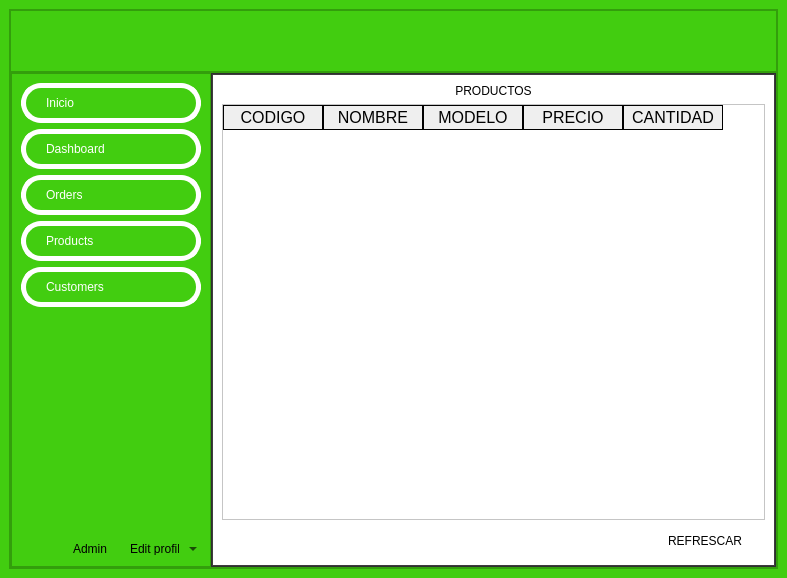
<?xml version="1.0" encoding="UTF-8"?>
<ui version="4.0">
 <class>MainWindow</class>
 <widget class="QMainWindow" name="MainWindow">
  <property name="geometry">
   <rect>
    <x>0</x>
    <y>0</y>
    <width>787</width>
    <height>578</height>
   </rect>
  </property>
  <property name="windowTitle">
   <string>MainWindow</string>
  </property>
  <property name="styleSheet">
   <string notr="true">background-color: #42cd10;</string>
  </property>
  <widget class="QWidget" name="centralwidget">
   <layout class="QHBoxLayout" name="horizontalLayout_2">
    <item>
     <widget class="QFrame" name="frame">
      <property name="styleSheet">
       <string notr="true"/>
      </property>
      <property name="frameShape">
       <enum>QFrame::StyledPanel</enum>
      </property>
      <property name="frameShadow">
       <enum>QFrame::Raised</enum>
      </property>
      <layout class="QVBoxLayout" name="verticalLayout" stretch="1,8">
       <property name="spacing">
        <number>0</number>
       </property>
       <property name="leftMargin">
        <number>0</number>
       </property>
       <property name="topMargin">
        <number>0</number>
       </property>
       <property name="rightMargin">
        <number>0</number>
       </property>
       <property name="bottomMargin">
        <number>0</number>
       </property>
       <item>
        <widget class="QFrame" name="frame_superior">
         <property name="styleSheet">
          <string notr="true">QFrame {
	background-color: #42cd10;
}

QPushButton {
	background-color: #000000ff;
	border-radius: 20px;
}

QPushButton:hover {
	background-color:rgb(50, 158, 11);
	border-radius: 20px;
}</string>
         </property>
         <property name="frameShape">
          <enum>QFrame::StyledPanel</enum>
         </property>
         <property name="frameShadow">
          <enum>QFrame::Raised</enum>
         </property>
         <layout class="QHBoxLayout" name="horizontalLayout_3">
          <item>
           <widget class="QPushButton" name="bt_menu">
            <property name="minimumSize">
             <size>
              <width>200</width>
              <height>40</height>
             </size>
            </property>
            <property name="text">
             <string/>
            </property>
            <property name="icon">
             <iconset>
              <normaloff>images/png-clipart-menu-icon-icons-logos-emojis-menu-icons-removebg-preview.png</normaloff>images/png-clipart-menu-icon-icons-logos-emojis-menu-icons-removebg-preview.png</iconset>
            </property>
            <property name="iconSize">
             <size>
              <width>38</width>
              <height>38</height>
             </size>
            </property>
           </widget>
          </item>
          <item>
           <spacer name="horizontalSpacer">
            <property name="orientation">
             <enum>Qt::Horizontal</enum>
            </property>
            <property name="sizeHint" stdset="0">
             <size>
              <width>346</width>
              <height>20</height>
             </size>
            </property>
           </spacer>
          </item>
          <item>
           <widget class="QPushButton" name="bt_minimizar">
            <property name="minimumSize">
             <size>
              <width>40</width>
              <height>40</height>
             </size>
            </property>
            <property name="text">
             <string/>
            </property>
            <property name="icon">
             <iconset>
              <normaloff>images/minus-round_icon-icons.com_50094.png</normaloff>images/minus-round_icon-icons.com_50094.png</iconset>
            </property>
            <property name="iconSize">
             <size>
              <width>38</width>
              <height>38</height>
             </size>
            </property>
           </widget>
          </item>
          <item>
           <widget class="QPushButton" name="bt_restaurar">
            <property name="minimumSize">
             <size>
              <width>40</width>
              <height>40</height>
             </size>
            </property>
            <property name="text">
             <string/>
            </property>
            <property name="icon">
             <iconset>
              <normaloff>images/44707.png</normaloff>images/44707.png</iconset>
            </property>
            <property name="iconSize">
             <size>
              <width>38</width>
              <height>38</height>
             </size>
            </property>
           </widget>
          </item>
          <item>
           <widget class="QPushButton" name="bt_maximizar">
            <property name="minimumSize">
             <size>
              <width>40</width>
              <height>40</height>
             </size>
            </property>
            <property name="text">
             <string/>
            </property>
            <property name="icon">
             <iconset>
              <normaloff>images/44755.png</normaloff>images/44755.png</iconset>
            </property>
            <property name="iconSize">
             <size>
              <width>38</width>
              <height>38</height>
             </size>
            </property>
           </widget>
          </item>
          <item>
           <widget class="QPushButton" name="bt_cerrar">
            <property name="minimumSize">
             <size>
              <width>40</width>
              <height>40</height>
             </size>
            </property>
            <property name="text">
             <string/>
            </property>
            <property name="icon">
             <iconset>
              <normaloff>images/7560626.png</normaloff>images/7560626.png</iconset>
            </property>
            <property name="iconSize">
             <size>
              <width>38</width>
              <height>38</height>
             </size>
            </property>
           </widget>
          </item>
         </layout>
        </widget>
       </item>
       <item>
        <widget class="QFrame" name="frame_contenido">
         <property name="styleSheet">
          <string notr="true">background-color: #42cd10;</string>
         </property>
         <property name="frameShape">
          <enum>QFrame::StyledPanel</enum>
         </property>
         <property name="frameShadow">
          <enum>QFrame::Raised</enum>
         </property>
         <layout class="QHBoxLayout" name="horizontalLayout_4">
          <property name="spacing">
           <number>0</number>
          </property>
          <property name="leftMargin">
           <number>0</number>
          </property>
          <property name="topMargin">
           <number>0</number>
          </property>
          <property name="rightMargin">
           <number>0</number>
          </property>
          <property name="bottomMargin">
           <number>0</number>
          </property>
          <item>
           <widget class="QFrame" name="frame_control">
            <property name="minimumSize">
             <size>
              <width>200</width>
              <height>0</height>
             </size>
            </property>
            <property name="maximumSize">
             <size>
              <width>0</width>
              <height>16777215</height>
             </size>
            </property>
            <property name="styleSheet">
             <string notr="true">QFrame {
	background-color: #42cd10;
}

QPushButton {
	background-color:transparent;
	border-radius: 20px;
	border: 5px solid white;
	color: rgb(255, 255, 255);
	font: 77 10pt &quot;Arial Black&quot;;
	text-align: left;
	padding-left: 20px;
}

QPushButton:hover {
	background-color: white;
	border-top-left-radius: 20px;
	border-bottom-left-radius: 20px;
	color: #000000;
	font: 77 10pt &quot;Arial Black&quot;;
}

QComboBox {
	border: 0 solid transparent;
}



</string>
            </property>
            <property name="frameShape">
             <enum>QFrame::StyledPanel</enum>
            </property>
            <property name="frameShadow">
             <enum>QFrame::Raised</enum>
            </property>
            <layout class="QVBoxLayout" name="verticalLayout_2">
             <item>
              <widget class="QPushButton" name="bt_inicio">
               <property name="minimumSize">
                <size>
                 <width>0</width>
                 <height>40</height>
                </size>
               </property>
               <property name="text">
                <string>Inicio</string>
               </property>
               <property name="iconSize">
                <size>
                 <width>38</width>
                 <height>38</height>
                </size>
               </property>
              </widget>
             </item>
             <item>
              <widget class="QPushButton" name="bt_registrar">
               <property name="minimumSize">
                <size>
                 <width>0</width>
                 <height>40</height>
                </size>
               </property>
               <property name="text">
                <string>Dashboard</string>
               </property>
               <property name="iconSize">
                <size>
                 <width>38</width>
                 <height>38</height>
                </size>
               </property>
              </widget>
             </item>
             <item>
              <widget class="QPushButton" name="bt_actualizar">
               <property name="minimumSize">
                <size>
                 <width>0</width>
                 <height>40</height>
                </size>
               </property>
               <property name="text">
                <string>Orders</string>
               </property>
               <property name="iconSize">
                <size>
                 <width>38</width>
                 <height>38</height>
                </size>
               </property>
              </widget>
             </item>
             <item>
              <widget class="QPushButton" name="bt_eliminar">
               <property name="minimumSize">
                <size>
                 <width>0</width>
                 <height>40</height>
                </size>
               </property>
               <property name="text">
                <string>Products</string>
               </property>
               <property name="iconSize">
                <size>
                 <width>38</width>
                 <height>38</height>
                </size>
               </property>
              </widget>
             </item>
             <item>
              <widget class="QPushButton" name="bt_ajustes">
               <property name="minimumSize">
                <size>
                 <width>0</width>
                 <height>40</height>
                </size>
               </property>
               <property name="text">
                <string>Customers</string>
               </property>
               <property name="iconSize">
                <size>
                 <width>38</width>
                 <height>38</height>
                </size>
               </property>
              </widget>
             </item>
             <item>
              <layout class="QHBoxLayout" name="horizontalLayout_15">
               <item>
                <layout class="QHBoxLayout" name="horizontalLayout_13">
                 <item>
                  <layout class="QVBoxLayout" name="verticalLayout_13">
                   <item>
                    <spacer name="verticalSpacer_6">
                     <property name="orientation">
                      <enum>Qt::Vertical</enum>
                     </property>
                     <property name="sizeHint" stdset="0">
                      <size>
                       <width>20</width>
                       <height>40</height>
                      </size>
                     </property>
                    </spacer>
                   </item>
                   <item>
                    <layout class="QHBoxLayout" name="horizontalLayout_14">
                     <item>
                      <widget class="QLabel" name="label_8">
                       <property name="text">
                        <string/>
                       </property>
                       <property name="pixmap">
                        <pixmap>images/usuario.png</pixmap>
                       </property>
                      </widget>
                     </item>
                     <item>
                      <widget class="QLabel" name="label_15">
                       <property name="text">
                        <string>Admin</string>
                       </property>
                      </widget>
                     </item>
                     <item>
                      <widget class="QComboBox" name="comboBox">
                       <property name="styleSheet">
                        <string notr="true">background-color: transparent;
border: 0 solid transparent;</string>
                       </property>
                       <item>
                        <property name="text">
                         <string>Edit profile</string>
                        </property>
                       </item>
                       <item>
                        <property name="text">
                         <string>Settings</string>
                        </property>
                       </item>
                       <item>
                        <property name="text">
                         <string>Sign out</string>
                        </property>
                       </item>
                      </widget>
                     </item>
                    </layout>
                   </item>
                  </layout>
                 </item>
                </layout>
               </item>
              </layout>
             </item>
            </layout>
           </widget>
          </item>
          <item>
           <widget class="QFrame" name="frame_paginas">
            <property name="styleSheet">
             <string notr="true">QFrame {
    background-color: rgb(61, 61, 61);
}

QLabel {
    font: 87 12pt &quot;Arial Black&quot;;
    background-color: #000000ff;
    border: 0px solid #14C8DC;
}

QLineEdit{
    border: 0px;
    color: rgb(255, 255, 255);
    border-bottom: 2px solid rgb(61, 61, 61);
    font: 75 12pt &quot;Times New Roman&quot;;
}

QPushButton {
    background-color: rgb(61, 61, 61);
    border-radius: 15px;
    font: 77 10pt &quot;Arial Black&quot;;
}

QPushButton:hover {
    background-color: #E04F60;
    border-radius: 15px;
    color: rgb(0, 0, 0);
    font: 77 10pt &quot;Arial Black&quot;;
}

QTableWidget {
    background-color: rgb(255, 255, 255);
    color: rgb(0, 0, 0);
    gridline-color: #E04F60;
    font-size: 12pt;
    color: #000000;
}

QHeaderView::section {
    border: 1px solid rgb(0, 0, 0);
    font-size: 12pt;
}

QTableWidget QTableCornerButton::section {
    background-color: rgb(0, 0, 0);
}

</string>
            </property>
            <property name="frameShape">
             <enum>QFrame::StyledPanel</enum>
            </property>
            <property name="frameShadow">
             <enum>QFrame::Raised</enum>
            </property>
            <layout class="QVBoxLayout" name="verticalLayout_3">
             <property name="leftMargin">
              <number>1</number>
             </property>
             <property name="topMargin">
              <number>1</number>
             </property>
             <property name="rightMargin">
              <number>1</number>
             </property>
             <property name="bottomMargin">
              <number>1</number>
             </property>
             <item>
              <widget class="QStackedWidget" name="stackedWidget">
               <property name="styleSheet">
                <string notr="true">background-color: white; </string>
               </property>
               <widget class="QWidget" name="page_inicio">
                <layout class="QVBoxLayout" name="verticalLayout_4">
                 <item>
                  <widget class="QLabel" name="label">
                   <property name="text">
                    <string>PRODUCTOS</string>
                   </property>
                   <property name="alignment">
                    <set>Qt::AlignCenter</set>
                   </property>
                  </widget>
                 </item>
                 <item>
                  <widget class="QTableWidget" name="tabla_productos">
                   <column>
                    <property name="text">
                     <string>CODIGO</string>
                    </property>
                   </column>
                   <column>
                    <property name="text">
                     <string>NOMBRE</string>
                    </property>
                   </column>
                   <column>
                    <property name="text">
                     <string>MODELO</string>
                    </property>
                   </column>
                   <column>
                    <property name="text">
                     <string>PRECIO</string>
                    </property>
                   </column>
                   <column>
                    <property name="text">
                     <string>CANTIDAD</string>
                    </property>
                   </column>
                  </widget>
                 </item>
                 <item>
                  <layout class="QHBoxLayout" name="horizontalLayout_5">
                   <item>
                    <spacer name="horizontalSpacer_2">
                     <property name="orientation">
                      <enum>Qt::Horizontal</enum>
                     </property>
                     <property name="sizeHint" stdset="0">
                      <size>
                       <width>40</width>
                       <height>20</height>
                      </size>
                     </property>
                    </spacer>
                   </item>
                   <item>
                    <widget class="QPushButton" name="bt_refrescar">
                     <property name="minimumSize">
                      <size>
                       <width>120</width>
                       <height>30</height>
                      </size>
                     </property>
                     <property name="text">
                      <string>REFRESCAR</string>
                     </property>
                    </widget>
                   </item>
                  </layout>
                 </item>
                </layout>
               </widget>
               <widget class="QWidget" name="page_registrar">
                <layout class="QVBoxLayout" name="verticalLayout_7">
                 <item>
                  <widget class="QLabel" name="label_7">
                   <property name="text">
                    <string>REGISTRAR PRODUCTO</string>
                   </property>
                   <property name="alignment">
                    <set>Qt::AlignCenter</set>
                   </property>
                  </widget>
                 </item>
                 <item>
                  <spacer name="verticalSpacer">
                   <property name="orientation">
                    <enum>Qt::Vertical</enum>
                   </property>
                   <property name="sizeHint" stdset="0">
                    <size>
                     <width>20</width>
                     <height>40</height>
                    </size>
                   </property>
                  </spacer>
                 </item>
                 <item>
                  <layout class="QHBoxLayout" name="horizontalLayout_6">
                   <item>
                    <layout class="QVBoxLayout" name="verticalLayout_5">
                     <property name="spacing">
                      <number>30</number>
                     </property>
                     <item>
                      <widget class="QLabel" name="label_2">
                       <property name="text">
                        <string>CÓDIGO</string>
                       </property>
                      </widget>
                     </item>
                     <item>
                      <widget class="QLabel" name="label_3">
                       <property name="text">
                        <string>NOMBRE</string>
                       </property>
                      </widget>
                     </item>
                     <item>
                      <widget class="QLabel" name="label_5">
                       <property name="text">
                        <string>MODELO</string>
                       </property>
                      </widget>
                     </item>
                     <item>
                      <widget class="QLabel" name="label_4">
                       <property name="text">
                        <string>PRECIO</string>
                       </property>
                      </widget>
                     </item>
                     <item>
                      <widget class="QLabel" name="label_6">
                       <property name="text">
                        <string>CANTIDAD</string>
                       </property>
                      </widget>
                     </item>
                    </layout>
                   </item>
                   <item>
                    <layout class="QVBoxLayout" name="verticalLayout_6">
                     <property name="spacing">
                      <number>30</number>
                     </property>
                     <item>
                      <widget class="QLineEdit" name="reg_codigo"/>
                     </item>
                     <item>
                      <widget class="QLineEdit" name="reg_nombre"/>
                     </item>
                     <item>
                      <widget class="QLineEdit" name="reg_modelo"/>
                     </item>
                     <item>
                      <widget class="QLineEdit" name="reg_precio"/>
                     </item>
                     <item>
                      <widget class="QLineEdit" name="reg_cantidad"/>
                     </item>
                    </layout>
                   </item>
                   <item>
                    <spacer name="horizontalSpacer_4">
                     <property name="orientation">
                      <enum>Qt::Horizontal</enum>
                     </property>
                     <property name="sizeHint" stdset="0">
                      <size>
                       <width>40</width>
                       <height>20</height>
                      </size>
                     </property>
                    </spacer>
                   </item>
                  </layout>
                 </item>
                 <item>
                  <spacer name="verticalSpacer_2">
                   <property name="orientation">
                    <enum>Qt::Vertical</enum>
                   </property>
                   <property name="sizeHint" stdset="0">
                    <size>
                     <width>20</width>
                     <height>40</height>
                    </size>
                   </property>
                  </spacer>
                 </item>
                 <item>
                  <layout class="QHBoxLayout" name="horizontalLayout_7">
                   <item>
                    <widget class="QLabel" name="signal_registrar">
                     <property name="minimumSize">
                      <size>
                       <width>200</width>
                       <height>30</height>
                      </size>
                     </property>
                     <property name="text">
                      <string/>
                     </property>
                     <property name="alignment">
                      <set>Qt::AlignCenter</set>
                     </property>
                    </widget>
                   </item>
                   <item>
                    <spacer name="horizontalSpacer_3">
                     <property name="orientation">
                      <enum>Qt::Horizontal</enum>
                     </property>
                     <property name="sizeHint" stdset="0">
                      <size>
                       <width>40</width>
                       <height>20</height>
                      </size>
                     </property>
                    </spacer>
                   </item>
                   <item>
                    <widget class="QPushButton" name="bt_registrar_tabla">
                     <property name="minimumSize">
                      <size>
                       <width>120</width>
                       <height>30</height>
                      </size>
                     </property>
                     <property name="text">
                      <string>REGISTRAR</string>
                     </property>
                    </widget>
                   </item>
                  </layout>
                 </item>
                </layout>
               </widget>
               <widget class="QWidget" name="page_actualizar">
                <layout class="QVBoxLayout" name="verticalLayout_10">
                 <item>
                  <widget class="QLabel" name="label_16">
                   <property name="text">
                    <string>ACTUALIZAR PRODUCTO</string>
                   </property>
                   <property name="alignment">
                    <set>Qt::AlignCenter</set>
                   </property>
                  </widget>
                 </item>
                 <item>
                  <layout class="QHBoxLayout" name="horizontalLayout_9">
                   <item>
                    <widget class="QLabel" name="label_14">
                     <property name="text">
                      <string>NOMBRE DEL PRODUCTO</string>
                     </property>
                    </widget>
                   </item>
                   <item>
                    <widget class="QLineEdit" name="actualizar_buscar"/>
                   </item>
                   <item>
                    <widget class="QPushButton" name="bt_buscar_actualizar">
                     <property name="minimumSize">
                      <size>
                       <width>120</width>
                       <height>30</height>
                      </size>
                     </property>
                     <property name="text">
                      <string>BUSCAR</string>
                     </property>
                    </widget>
                   </item>
                  </layout>
                 </item>
                 <item>
                  <spacer name="verticalSpacer_4">
                   <property name="orientation">
                    <enum>Qt::Vertical</enum>
                   </property>
                   <property name="sizeHint" stdset="0">
                    <size>
                     <width>20</width>
                     <height>40</height>
                    </size>
                   </property>
                  </spacer>
                 </item>
                 <item>
                  <layout class="QHBoxLayout" name="horizontalLayout_10">
                   <item>
                    <layout class="QVBoxLayout" name="verticalLayout_8">
                     <property name="spacing">
                      <number>30</number>
                     </property>
                     <item>
                      <widget class="QLabel" name="label_9">
                       <property name="text">
                        <string>CÓDIGO</string>
                       </property>
                      </widget>
                     </item>
                     <item>
                      <widget class="QLabel" name="label_10">
                       <property name="text">
                        <string>NOMBRE</string>
                       </property>
                      </widget>
                     </item>
                     <item>
                      <widget class="QLabel" name="label_11">
                       <property name="text">
                        <string>MODELO</string>
                       </property>
                      </widget>
                     </item>
                     <item>
                      <widget class="QLabel" name="label_12">
                       <property name="text">
                        <string>PRECIO</string>
                       </property>
                      </widget>
                     </item>
                     <item>
                      <widget class="QLabel" name="label_13">
                       <property name="text">
                        <string>CANTIDAD</string>
                       </property>
                      </widget>
                     </item>
                    </layout>
                   </item>
                   <item>
                    <layout class="QVBoxLayout" name="verticalLayout_9">
                     <property name="spacing">
                      <number>30</number>
                     </property>
                     <item>
                      <widget class="QLineEdit" name="act_codigo"/>
                     </item>
                     <item>
                      <widget class="QLineEdit" name="act_nombre"/>
                     </item>
                     <item>
                      <widget class="QLineEdit" name="act_modelo"/>
                     </item>
                     <item>
                      <widget class="QLineEdit" name="act_precio"/>
                     </item>
                     <item>
                      <widget class="QLineEdit" name="act_cantidad"/>
                     </item>
                    </layout>
                   </item>
                   <item>
                    <spacer name="horizontalSpacer_6">
                     <property name="orientation">
                      <enum>Qt::Horizontal</enum>
                     </property>
                     <property name="sizeHint" stdset="0">
                      <size>
                       <width>40</width>
                       <height>20</height>
                      </size>
                     </property>
                    </spacer>
                   </item>
                  </layout>
                 </item>
                 <item>
                  <spacer name="verticalSpacer_3">
                   <property name="orientation">
                    <enum>Qt::Vertical</enum>
                   </property>
                   <property name="sizeHint" stdset="0">
                    <size>
                     <width>20</width>
                     <height>40</height>
                    </size>
                   </property>
                  </spacer>
                 </item>
                 <item>
                  <layout class="QHBoxLayout" name="horizontalLayout_8">
                   <item>
                    <widget class="QLabel" name="signal_actualizar">
                     <property name="minimumSize">
                      <size>
                       <width>120</width>
                       <height>30</height>
                      </size>
                     </property>
                     <property name="text">
                      <string/>
                     </property>
                     <property name="alignment">
                      <set>Qt::AlignCenter</set>
                     </property>
                    </widget>
                   </item>
                   <item>
                    <spacer name="horizontalSpacer_5">
                     <property name="orientation">
                      <enum>Qt::Horizontal</enum>
                     </property>
                     <property name="sizeHint" stdset="0">
                      <size>
                       <width>40</width>
                       <height>20</height>
                      </size>
                     </property>
                    </spacer>
                   </item>
                   <item>
                    <widget class="QPushButton" name="bt_actualizar_tabla">
                     <property name="minimumSize">
                      <size>
                       <width>120</width>
                       <height>30</height>
                      </size>
                     </property>
                     <property name="text">
                      <string>ACTUALIZAR</string>
                     </property>
                    </widget>
                   </item>
                  </layout>
                 </item>
                </layout>
               </widget>
               <widget class="QWidget" name="page_eliminar">
                <layout class="QVBoxLayout" name="verticalLayout_11">
                 <item>
                  <widget class="QLabel" name="label_17">
                   <property name="text">
                    <string>ELIMINAR PRODUCTO</string>
                   </property>
                   <property name="alignment">
                    <set>Qt::AlignCenter</set>
                   </property>
                  </widget>
                 </item>
                 <item>
                  <layout class="QHBoxLayout" name="horizontalLayout_11">
                   <item>
                    <widget class="QLabel" name="label_18">
                     <property name="text">
                      <string>NOMBRE DEL PRODUCTO:</string>
                     </property>
                    </widget>
                   </item>
                   <item>
                    <widget class="QLineEdit" name="eliminar_buscar"/>
                   </item>
                   <item>
                    <widget class="QPushButton" name="bt_buscar_eliminar">
                     <property name="minimumSize">
                      <size>
                       <width>100</width>
                       <height>30</height>
                      </size>
                     </property>
                     <property name="text">
                      <string>BUSCAR</string>
                     </property>
                    </widget>
                   </item>
                  </layout>
                 </item>
                 <item>
                  <widget class="QTableWidget" name="tabla_eliminar">
                   <column>
                    <property name="text">
                     <string>CÓDIGO</string>
                    </property>
                   </column>
                   <column>
                    <property name="text">
                     <string>NOMBRE</string>
                    </property>
                   </column>
                   <column>
                    <property name="text">
                     <string>MODELO</string>
                    </property>
                   </column>
                   <column>
                    <property name="text">
                     <string>PRECIO</string>
                    </property>
                   </column>
                   <column>
                    <property name="text">
                     <string>CANTIDAD</string>
                    </property>
                   </column>
                  </widget>
                 </item>
                 <item>
                  <layout class="QHBoxLayout" name="horizontalLayout_12">
                   <item>
                    <widget class="QLabel" name="signal_eliminar">
                     <property name="minimumSize">
                      <size>
                       <width>200</width>
                       <height>30</height>
                      </size>
                     </property>
                     <property name="text">
                      <string/>
                     </property>
                    </widget>
                   </item>
                   <item>
                    <spacer name="horizontalSpacer_7">
                     <property name="orientation">
                      <enum>Qt::Horizontal</enum>
                     </property>
                     <property name="sizeHint" stdset="0">
                      <size>
                       <width>40</width>
                       <height>20</height>
                      </size>
                     </property>
                    </spacer>
                   </item>
                   <item>
                    <widget class="QPushButton" name="bt_eliminar_tabla">
                     <property name="minimumSize">
                      <size>
                       <width>120</width>
                       <height>30</height>
                      </size>
                     </property>
                     <property name="text">
                      <string>ELIMINAR</string>
                     </property>
                    </widget>
                   </item>
                  </layout>
                 </item>
                </layout>
               </widget>
               <widget class="QWidget" name="page_ajustes"/>
              </widget>
             </item>
            </layout>
           </widget>
          </item>
         </layout>
        </widget>
       </item>
      </layout>
     </widget>
    </item>
   </layout>
  </widget>
 </widget>
 <resources/>
 <connections/>
</ui>
